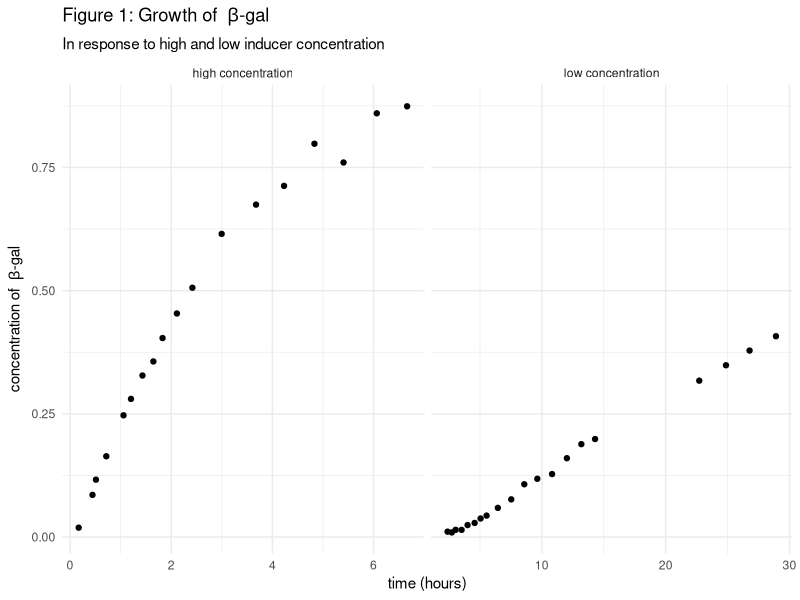
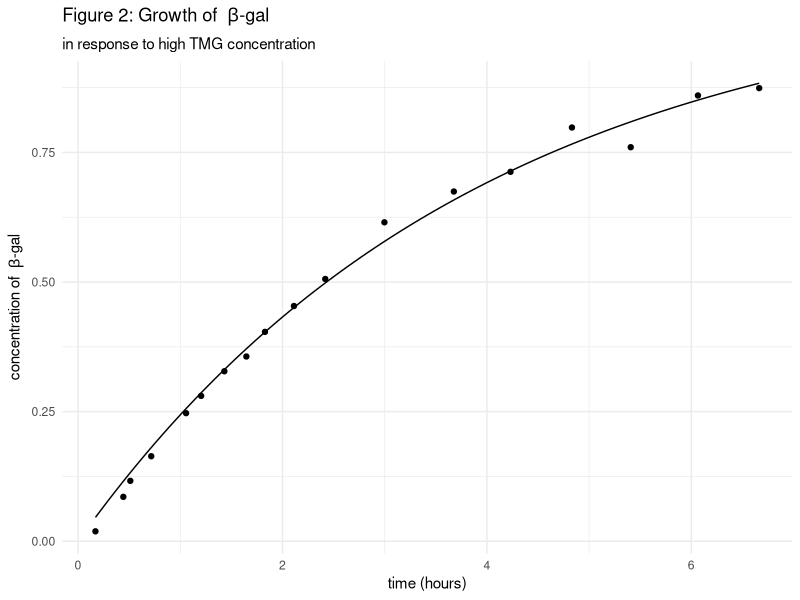
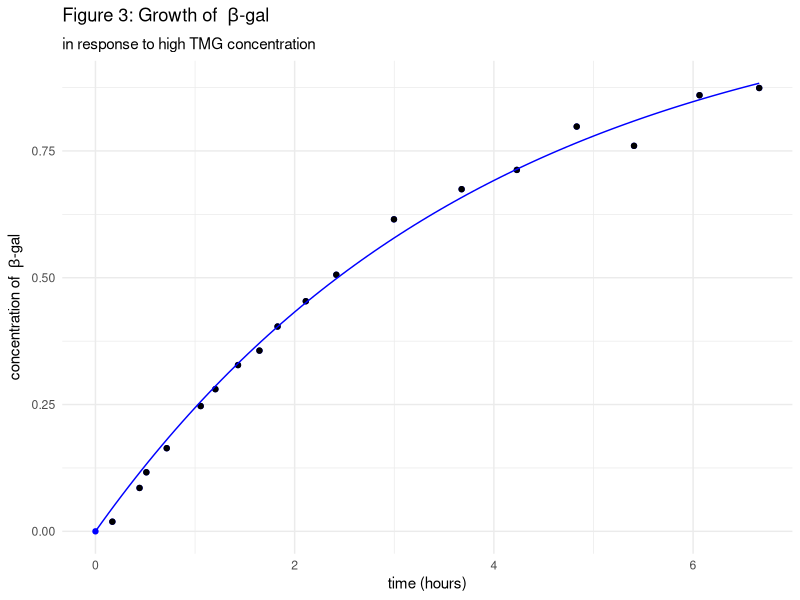
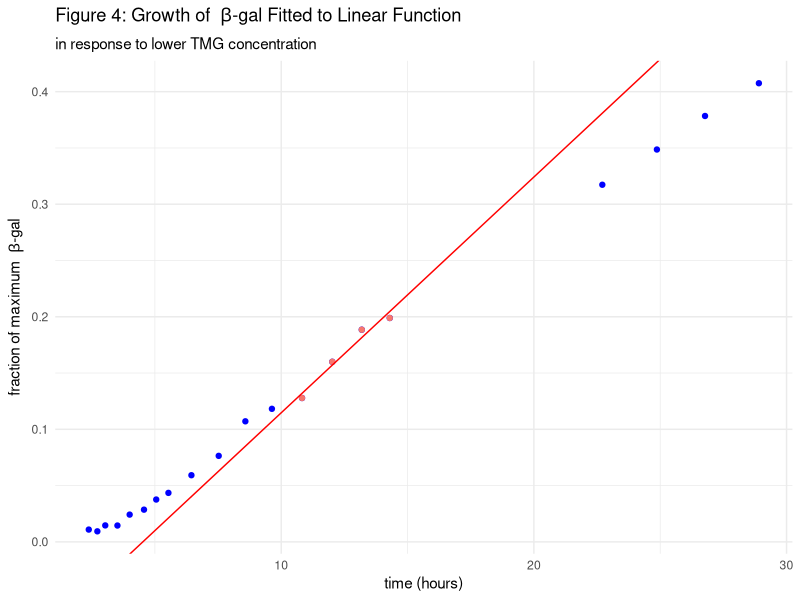
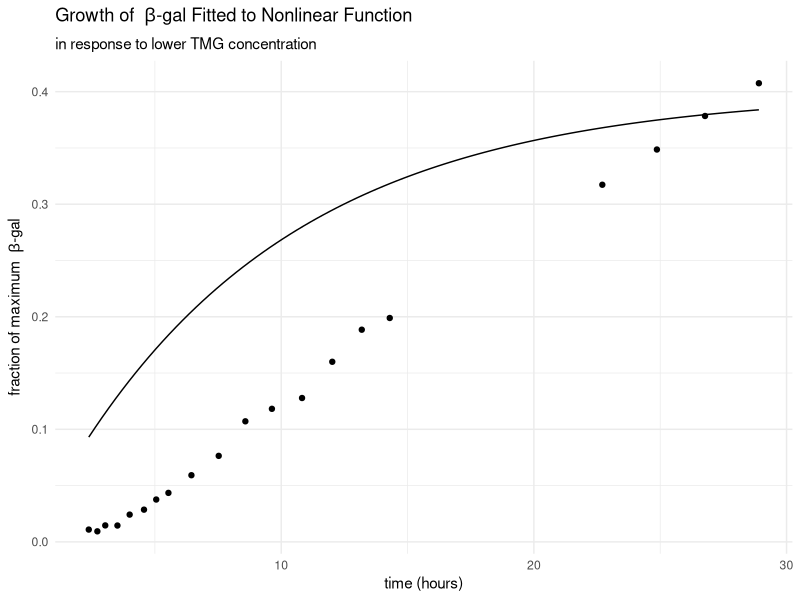
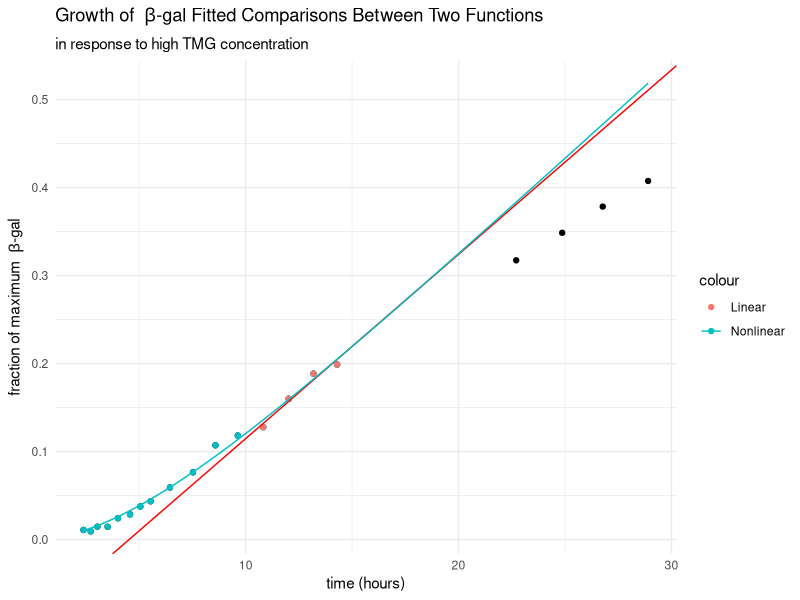

Generate these figures, in order, with R:
## ---- chunk 1
knitr::opts_chunk$set(echo = FALSE)
library(tidyverse)
library(glue)
library(knitr)
theme_set(theme_minimal())

## ---- chunk 2
#import A;
novick_a <- read.csv("data/g149novickA.csv", header = FALSE) 
novick_a <- novick_a %>%   
  # separate columns and add titles;
  separate_wider_delim(1, ",", names = c("t", "concentration")) %>%
  # render as number
  mutate_if(is.character, as.numeric)

#import B; 
novick_b <- read.csv("data/g149novickB.csv", header = FALSE) 
novick_b <- novick_b %>%   
  # separate columns and add titles;
  separate_wider_delim(1, ",", names = c("t", "concentration")) %>% 
  # render as number
  mutate_if(is.character, as.numeric) 
kable(signif(novick_b, 3))

## ---- chunk 3

# combine both datasets
data_comb <- novick_a %>% 
  mutate(data = "high concentration") %>%
  rbind(mutate(novick_b, data = "low concentration"))
  

data_comb %>%
  ggplot(aes(x = t, y = concentration)) +
  labs(
    title = expression(paste("Figure 1: Growth of  ", beta, "-gal")), 
    subtitle = "In response to high and low inducer concentration",
    x = "time (hours)", 
    y = expression(paste("concentration of  ", beta, "-gal"))
  ) + geom_point() +
  facet_wrap(~data_comb$data, scales = "free_x")

## ---- chunk 4
#define function
growth_a <- function (t, ampl, tau) (ampl*(1- exp(-(t/tau))))
  
#fit function without (0,0)
a_q2_fn <- nls(novick_a$concentration ~ growth_a(t, ampl, tau), data = novick_a, start = list(ampl = 1.26, tau = 2.62))

# store coefficients
coef_a2 <- coef(a_q2_fn)
coef_a2_df <- data.frame(data = "dataset A", values = signif(coef_a2, 4))

# plot fitted curve over data
novick_a %>%
  ggplot(aes(x = t, y = concentration)) + 
  geom_point(data = novick_a) + 
  labs( 
    title = expression(paste("Figure 2: Growth of  ", beta, "-gal")), 
    subtitle = "in response to high TMG concentration", 
    x = "time (hours)", 
    y = expression(paste("concentration of  ", beta, "-gal"))
  )+
  stat_function(fun = growth_a, 
                args = c(ampl = coef_a2[[1]], 
                         tau = coef_a2[[2]]))
kable(coef_a2_df)
## ---- chunk 5

#fit data with (0,0)

# add (0,0) to data
a_q3_df <- novick_a %>%
  rbind(c(0,0))
# fit data again
a_q3_fit <- nls(a_q3_df$concentration ~ growth_a(t, ampl, tau), data = a_q3_df, start = list(ampl = 1.26, tau = 2.62))

coef_a3 <- coef(a_q3_fit)
coef_comp <- coef_a2 %>% 
  rbind (data.frame(data = "with (0,0)", values = signif(coef(a_q3_fit), 4))) 

# plot new fitted curve over data
a_q3_df %>%
  ggplot(aes(x = t, y = concentration)) + 
  geom_point(color = "blue")+
  geom_point(data = novick_a) + 
  labs( 
    title = expression(paste("Figure 3: Growth of  ", beta, "-gal")), 
    subtitle = "in response to high TMG concentration", 
    x = "time (hours)", 
    y = expression(paste("concentration of  ", beta, "-gal"))
  )+
  stat_function(color = "blue", 
                fun = growth_a, 
                args = c(ampl = coef_a3[[1]], 
                         tau = coef_a3[[2]]))
kable(coef_comp)
print(summary(a_q3_fit))

## predict and calculate MSE for model
a_q3_pred <- predict(a_q3_fit, newdata = data.frame(t = a_q3_df$t))
a_q3_mse <- mean((a_q3_df$concentration - a_q3_pred)^2)

## ---- chunk 6
# get data for 10<=t<=15
b_q2 <- novick_b %>% 
  filter(t >= 10) %>% 
  filter(t <= 15)
# fit straight line for 10<= t <= 15

b_q2_fit <- lm(b_q2$concentration ~ b_q2$t)
coef_b2 <- coef(b_q2_fit)
b_q2_summ <- summary(b_q2_fit)

print(coef_b2)

  # plot
novick_b %>%
  ggplot(aes(x = t, y = concentration)) + 
  geom_point(color = "blue") + 
  geom_point(data = b_q2, aes(color = "red"))+ 
  labs(
    title = expression(paste("Figure 4: Growth of  ", beta, 
                             "-gal Fitted to Linear Function")), 
    subtitle = "in response to lower TMG concentration", 
    x = "time (hours)", 
    y = expression(paste("fraction of maximum  ", beta, "-gal"))
  ) + 
  geom_abline(color = "red",
    intercept = coef_b2[[1]], 
    slope = coef_b2[[2]])  + 
  theme(legend.position = "none")

# compare fit
print(b_q2_summ)

# fit same line over the entire dataset
# predict with linear model with entire dataset
b_q2_pred <- predict(b_q2_fit, newdata = data.frame(t = b_q2$t))
b_q2_mse <- mean((b_q2$concentration - b_q2_pred)^2)

b_q2_pred_all <- predict(b_q2_fit, newdata = data.frame(t = novick_b$t))
b_q2_mse_all <- mean((novick_b$concentration - b_q2_pred_all)^2)

tibble(MSE = c(b_q2_mse, b_q2_mse_all)) %>%
  signif(3) %>%
  mutate(data = c("10<= t <= 15", "entire dataset")) %>%
  print()


## ---- chunk 7
# fit function from a
# define function
growth_b3 <- function (t, ampl, tau) (ampl*(1- exp(-(t/tau))))

# generate an example function
# downscale function from A

# plot the fitted function
novick_b %>%
  ggplot(aes(x = t, y = concentration)) + 
  geom_point() + 
  labs( 
    title = expression(paste("Growth of  ", beta, 
                             "-gal Fitted to Nonlinear Function")), 
    subtitle = "in response to lower TMG concentration", 
    x = "time (hours)", 
    y = expression(paste("fraction of maximum  ", beta, "-gal"))
  )  +
  stat_function(fun = growth_b3, 
                args = c(ampl = 0.4, 
                         tau = 9))
## ---- chunk 8
# Separate data for t<= 15

b_q4_df <- novick_b %>%
  filter(t <= 15)


# define function
growth_b4 <- function (t, beta, tau) (beta * (-1 + t/tau + exp(-t/tau)))

# fit function
b_q4 <- nls(b_q4_df$concentration ~ growth_b4(t, beta, tau), 
            data = b_q4_df, start = list(beta = 1, tau = 4))

coef_b4 <- coef(b_q4)

# plot the new fitted function
# the data of t>15 is in blue and the rest is in red

b_q4_df %>%
  ggplot(aes(x = t, y = concentration)) +
  geom_point(data = novick_b, color = "black")+
  geom_point(aes(color = 'Nonlinear'))+
  geom_point(data = b_q2, aes(color = 'Linear')) + 
  labs( 
    title = expression(paste("Growth of  ", beta, 
                             "-gal Fitted Comparisons Between Two Functions")), 
    subtitle = "in response to high TMG concentration", 
    x = "time (hours)", 
    y = expression(paste("fraction of maximum  ", beta, "-gal"))
    ) +
  geom_abline(color = "red", 
              intercept = coef_b2[[1]], 
              slope = coef_b2[[2]]) +
  stat_function(aes(color = 'Nonlinear'), 
                fun = growth_b4, 
                args = c(beta = coef_b4[[1]], 
                         tau = coef_b4[[2]]))

b_q4 %>% 
  summary() %>%
  print()
## ---- chunk 9
kable(signif(novick_a, 3))
kable(signif(novick_b, 3))

